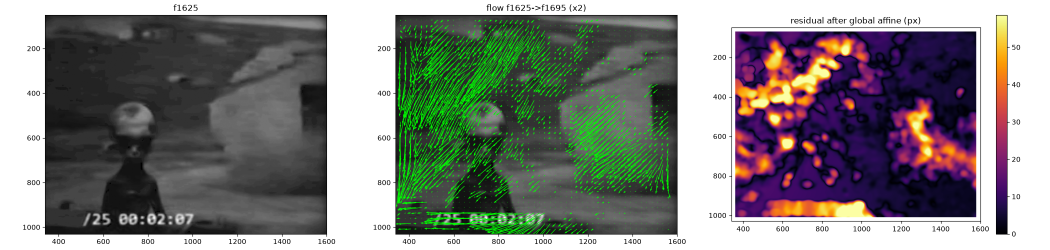
#> input picture analysis/scenes/walk_flow_1625_1695.png, 2100 x 500 px, given in place of f01625.png, which was not available (shown at 1/2 size)
$ python walk_flow.py
#> lines starting #> are read from the running program, lines starting #| are printed output that depends on the picture; pictures that were not available may be replaced by others from this repository, and a replacement may not be noted
import cv2, numpy as np
import matplotlib; matplotlib.use('Agg'); import matplotlib.pyplot as plt
FD='/home/user/new-skinny-bob/frames/Oqw96jCOP7A/f%05d.png'
def raw(f): return cv2.imread(FD%f, cv2.IMREAD_GRAYSCALE)
#> called with f = 1625
#> returned value: shape (500, 2100); min 0, max 255, mean 129.9
def prep(f):
    im=raw(f).astype(np.float32)
    m=cv2.GaussianBlur(im,(0,0),41); s=np.sqrt(cv2.GaussianBlur((im-m)**2,(0,0),41))+1.5
#> after `m = cv2.GaussianBlur(im, (0, 0), 41)`:
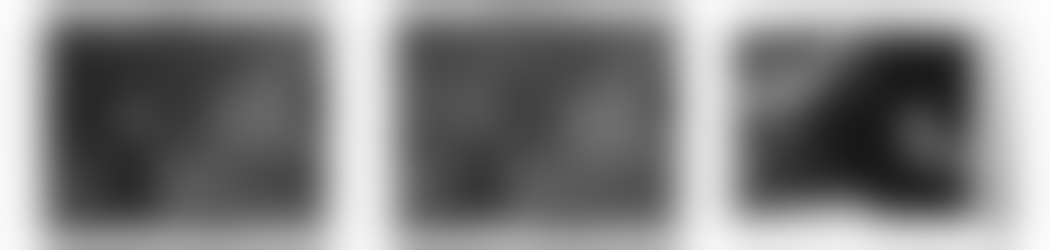
#> m: shape (500, 2100) float32 (shown at 1/2 size); min 23.73, max 254, mean 129.7
#> after `s = np.sqrt(cv2.GaussianBlur((im - m) ** 2, (0, 0), 41)) + 1.5`:
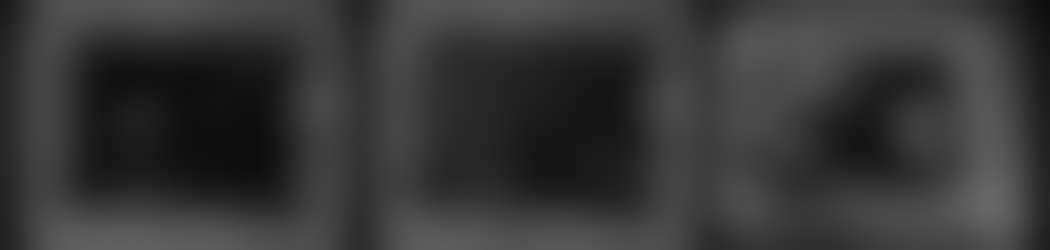
#> s: shape (500, 2100) float32 (shown at 1/2 size); min 12.59, max 102.7, mean 55.1
    return np.clip((im-m)/s*40+128,0,255).astype(np.uint8)
def flow(a,b):
    return cv2.calcOpticalFlowFarneback(prep(a),prep(b),None,0.5,6,61,5,7,1.5,cv2.OPTFLOW_FARNEBACK_GAUSSIAN)
#> call 2 of prep, with f = 1695
#> call 2 of raw, with f = 1695
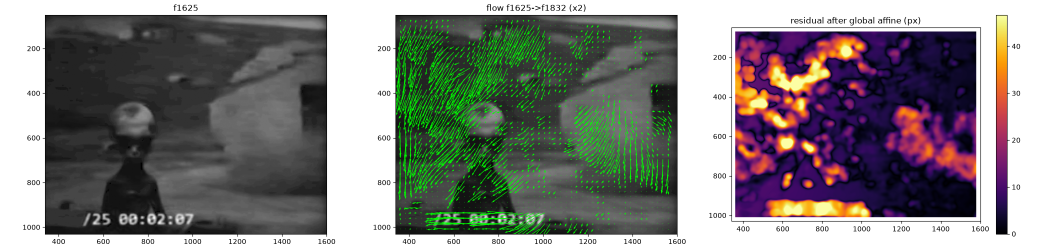
#> input picture analysis/scenes/walk_flow_1625_1832.png, 2100 x 500 px, given in place of f01695.png, which was not available (shown at 1/2 size)
#> in raw (call 2), `def raw(f): return cv2.imread(FD%f, cv2.IMREAD_GRAYSCALE)`:
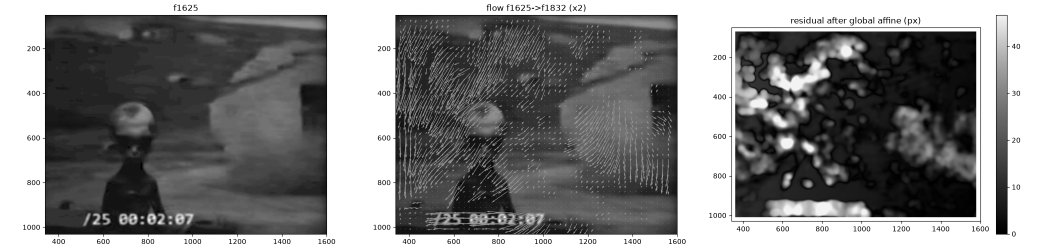
#> returned value: shape (500, 2100) (shown at 1/2 size); min 0, max 255, mean 129.2
#> in prep (call 2), `return np.clip((im-m)/s*40+128,0,255).astype(np.uint8)`:
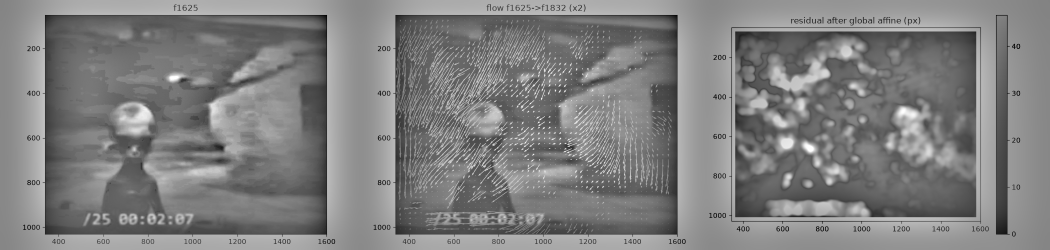
#> returned value: shape (500, 2100) (shown at 1/2 size); min 0, max 255, mean 127.3
pairs=[(1625,1695),(1695,1765),(1765,1832),(1625,1832)]
Y,X=np.mgrid[0:1080,0:1920]
ap=np.zeros((1080,1920),bool); ap[70:1010,360:1580]=True
for a,b in pairs:
    F=flow(a,b)
    u,v=F[...,0],F[...,1]
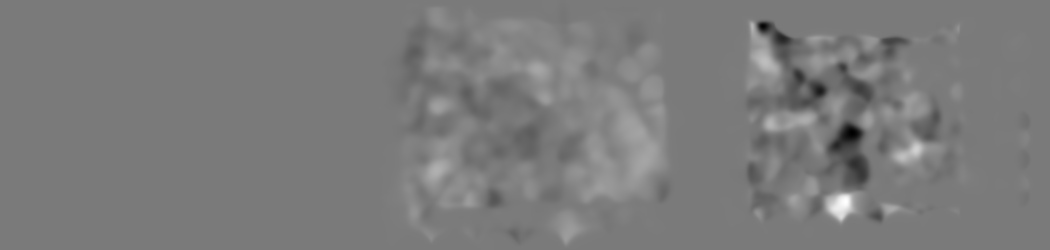
#> u: shape (500, 2100) float32 (shown at 1/2 size); min -10.11, max 10.87, mean 0.0721; drawn with min black and max white
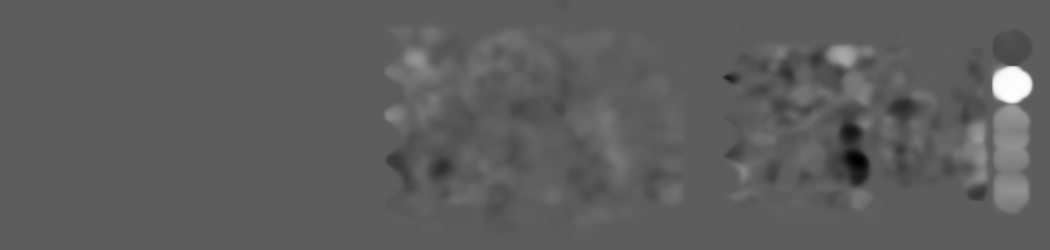
#> v: shape (500, 2100) float32 (shown at 1/2 size); min -10.04, max 17.39, mean 0.121; drawn with min black and max white
    # figure mask: dark blob near centre. build from raw luma of frame a
    im=raw(a).astype(float)
#> (the run stopped early here; a loop or call above may not have finished)
